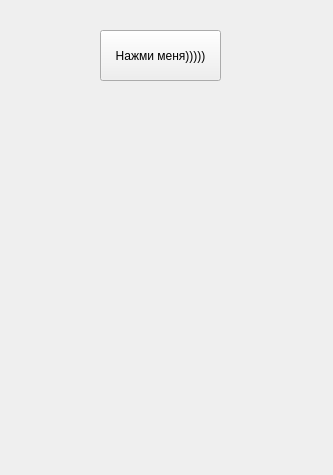
<?xml version="1.0" encoding="UTF-8"?>
<ui version="4.0">
 <class>Form</class>
 <widget class="QWidget" name="Form">
  <property name="geometry">
   <rect>
    <x>0</x>
    <y>0</y>
    <width>333</width>
    <height>475</height>
   </rect>
  </property>
  <property name="windowTitle">
   <string>Form</string>
  </property>
  <widget class="QPushButton" name="pushButton">
   <property name="geometry">
    <rect>
     <x>100</x>
     <y>30</y>
     <width>121</width>
     <height>51</height>
    </rect>
   </property>
   <property name="text">
    <string>Нажми меня)))))</string>
   </property>
  </widget>
 </widget>
 <resources/>
 <connections/>
</ui>
